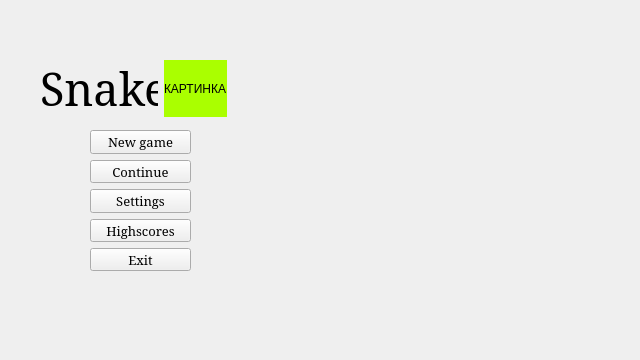
<?xml version="1.0" encoding="UTF-8"?>
<ui version="4.0">
 <class>wiget_menu</class>
 <widget class="QWidget" name="wiget_menu">
  <property name="geometry">
   <rect>
    <x>0</x>
    <y>0</y>
    <width>640</width>
    <height>360</height>
   </rect>
  </property>
  <widget class="QWidget" name="layoutWidget">
   <property name="geometry">
    <rect>
     <x>40</x>
     <y>60</y>
     <width>187</width>
     <height>57</height>
    </rect>
   </property>
   <layout class="QHBoxLayout" name="horizontalLayout">
    <item>
     <widget class="QLabel" name="label">
      <property name="font">
       <font>
        <family>MS Serif</family>
        <pointsize>34</pointsize>
       </font>
      </property>
      <property name="text">
       <string>Snake</string>
      </property>
     </widget>
    </item>
    <item>
     <widget class="QLabel" name="label_2">
      <property name="palette">
       <palette>
        <active>
         <colorrole role="Base">
          <brush brushstyle="SolidPattern">
           <color alpha="255">
            <red>255</red>
            <green>255</green>
            <blue>255</blue>
           </color>
          </brush>
         </colorrole>
         <colorrole role="Window">
          <brush brushstyle="SolidPattern">
           <color alpha="255">
            <red>170</red>
            <green>255</green>
            <blue>0</blue>
           </color>
          </brush>
         </colorrole>
        </active>
        <inactive>
         <colorrole role="Base">
          <brush brushstyle="SolidPattern">
           <color alpha="255">
            <red>255</red>
            <green>255</green>
            <blue>255</blue>
           </color>
          </brush>
         </colorrole>
         <colorrole role="Window">
          <brush brushstyle="SolidPattern">
           <color alpha="255">
            <red>170</red>
            <green>255</green>
            <blue>0</blue>
           </color>
          </brush>
         </colorrole>
        </inactive>
        <disabled>
         <colorrole role="Base">
          <brush brushstyle="SolidPattern">
           <color alpha="255">
            <red>170</red>
            <green>255</green>
            <blue>0</blue>
           </color>
          </brush>
         </colorrole>
         <colorrole role="Window">
          <brush brushstyle="SolidPattern">
           <color alpha="255">
            <red>170</red>
            <green>255</green>
            <blue>0</blue>
           </color>
          </brush>
         </colorrole>
        </disabled>
       </palette>
      </property>
      <property name="autoFillBackground">
       <bool>true</bool>
      </property>
      <property name="text">
       <string>КАРТИНКА</string>
      </property>
     </widget>
    </item>
   </layout>
  </widget>
  <widget class="QWidget" name="layoutWidget">
   <property name="geometry">
    <rect>
     <x>90</x>
     <y>130</y>
     <width>101</width>
     <height>141</height>
    </rect>
   </property>
   <layout class="QVBoxLayout" name="verticalLayout">
    <property name="leftMargin">
     <number>0</number>
    </property>
    <property name="rightMargin">
     <number>0</number>
    </property>
    <item>
     <widget class="QPushButton" name="pushButton">
      <property name="font">
       <font>
        <family>MS Serif</family>
        <pointsize>10</pointsize>
       </font>
      </property>
      <property name="text">
       <string>New game</string>
      </property>
     </widget>
    </item>
    <item>
     <widget class="QPushButton" name="pushButton_2">
      <property name="font">
       <font>
        <family>MS Serif</family>
        <pointsize>10</pointsize>
       </font>
      </property>
      <property name="text">
       <string>Continue</string>
      </property>
     </widget>
    </item>
    <item>
     <widget class="QPushButton" name="pushButton_3">
      <property name="font">
       <font>
        <family>MS Serif</family>
        <pointsize>10</pointsize>
       </font>
      </property>
      <property name="text">
       <string>Settings</string>
      </property>
     </widget>
    </item>
    <item>
     <widget class="QPushButton" name="pushButton_4">
      <property name="font">
       <font>
        <family>MS Serif</family>
        <pointsize>10</pointsize>
       </font>
      </property>
      <property name="text">
       <string>Highscores</string>
      </property>
     </widget>
    </item>
    <item>
     <widget class="QPushButton" name="pushButton_5">
      <property name="font">
       <font>
        <family>MS Serif</family>
        <pointsize>10</pointsize>
       </font>
      </property>
      <property name="text">
       <string>Exit</string>
      </property>
     </widget>
    </item>
   </layout>
  </widget>
 </widget>
 <resources/>
 <connections/>
</ui>
